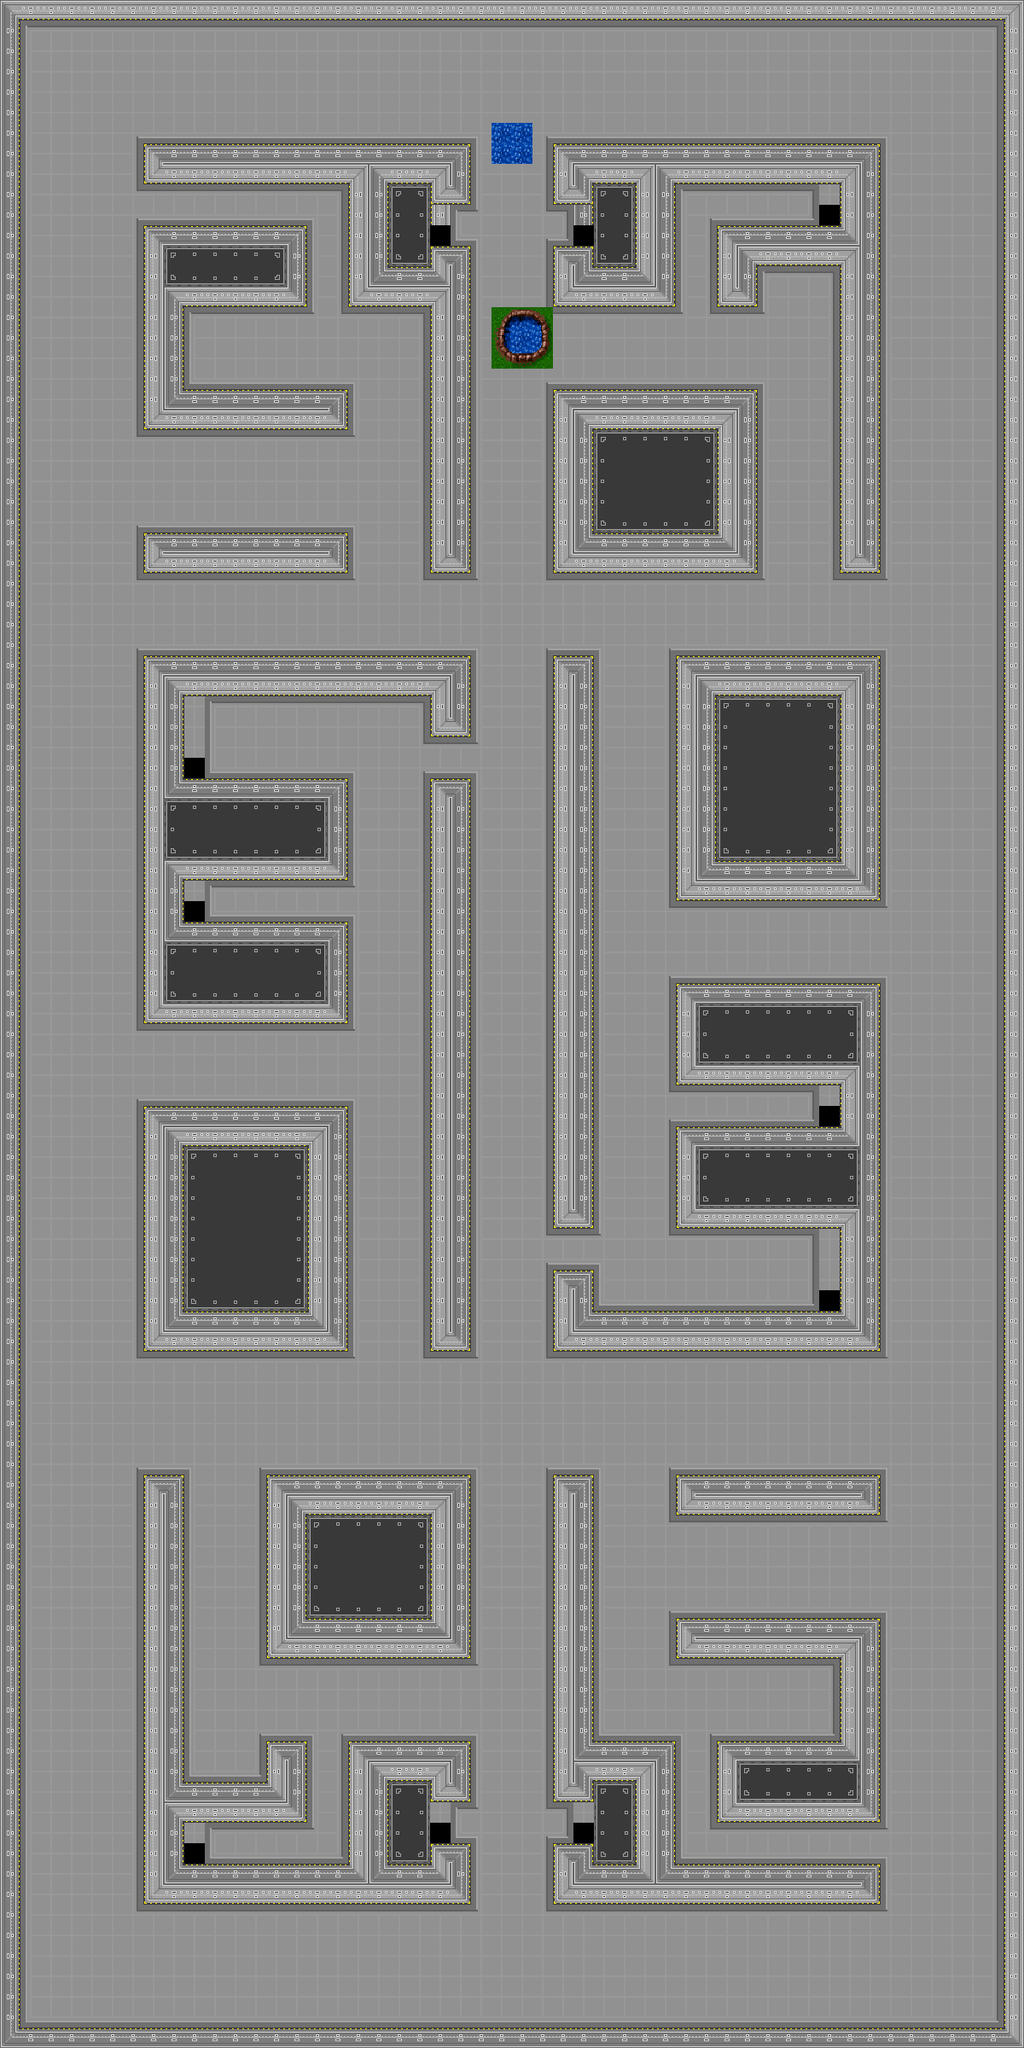

Tiled map render using the project's own tile images. Description and the map definition, with tile-layer contents summarised, below:
An orthogonal 50x100 tile map with 24x24 px tiles, 2 tile layers (base, animation), 3 tilesets and 4 objects (Hans).

<map version="1.0" orientation="orthogonal" renderorder="right-down" width="50" height="100" tilewidth="24" tileheight="24" nextobjectid="9">
 <tileset firstgid="1" name="iron_tileset" tilewidth="24" tileheight="24" tilecount="108" columns="6">
  <image source="iron_tileset.png" width="144" height="432" />
  <tile id="0">
   <properties>
    <property name="blocked" value="true" />
   </properties>
  </tile>
  <tile id="1">
   <properties>
    <property name="blocked" value="true" />
   </properties>
  </tile>
  <tile id="2">
   <properties>
    <property name="blocked" value="true" />
   </properties>
  </tile>
  <tile id="3">
   <properties>
    <property name="blocked" value="true" />
   </properties>
  </tile>
  <tile id="4">
   <properties>
    <property name="blocked" value="true" />
   </properties>
  </tile>
  <tile id="5">
   <properties>
    <property name="blocked" value="true" />
   </properties>
  </tile>
  <tile id="6">
   <properties>
    <property name="blocked" value="true" />
   </properties>
  </tile>
  <tile id="7">
   <properties>
    <property name="blocked" value="true" />
   </properties>
  </tile>
  <tile id="8">
   <properties>
    <property name="blocked" value="true" />
   </properties>
  </tile>
  <tile id="9">
   <properties>
    <property name="blocked" value="true" />
   </properties>
  </tile>
  <tile id="10">
   <properties>
    <property name="blocked" value="true" />
   </properties>
  </tile>
  <tile id="11">
   <properties>
    <property name="blocked" value="true" />
   </properties>
  </tile>
  <tile id="12">
   <properties>
    <property name="blocked" value="true" />
   </properties>
  </tile>
  <tile id="13">
   <properties>
    <property name="blocked" value="true" />
   </properties>
  </tile>
  <tile id="14">
   <properties>
    <property name="blocked" value="true" />
   </properties>
  </tile>
  <tile id="15">
   <properties>
    <property name="blocked" value="true" />
   </properties>
  </tile>
  <tile id="16">
   <properties>
    <property name="blocked" value="true" />
   </properties>
  </tile>
  <tile id="17">
   <properties>
    <property name="blocked" value="true" />
   </properties>
  </tile>
  <tile id="18">
   <properties>
    <property name="blocked" value="true" />
   </properties>
  </tile>
  <tile id="19">
   <properties>
    <property name="blocked" value="true" />
   </properties>
  </tile>
  <tile id="20">
   <properties>
    <property name="blocked" value="true" />
   </properties>
  </tile>
  <tile id="21">
   <properties>
    <property name="blocked" value="true" />
   </properties>
  </tile>
  <tile id="22">
   <properties>
    <property name="blocked" value="true" />
   </properties>
  </tile>
  <tile id="23">
   <properties>
    <property name="blocked" value="true" />
   </properties>
  </tile>
  <tile id="24">
   <properties>
    <property name="blocked" value="true" />
   </properties>
  </tile>
  <tile id="25">
   <properties>
    <property name="blocked" value="true" />
   </properties>
  </tile>
  <tile id="26">
   <properties>
    <property name="blocked" value="true" />
   </properties>
  </tile>
  <tile id="27">
   <properties>
    <property name="blocked" value="true" />
   </properties>
  </tile>
  <tile id="28">
   <properties>
    <property name="blocked" value="true" />
   </properties>
  </tile>
  <tile id="29">
   <properties>
    <property name="blocked" value="true" />
   </properties>
  </tile>
  <tile id="30">
   <properties>
    <property name="blocked" value="true" />
   </properties>
  </tile>
  <tile id="31">
   <properties>
    <property name="blocked" value="true" />
   </properties>
  </tile>
  <tile id="32">
   <properties>
    <property name="blocked" value="true" />
   </properties>
  </tile>
  <tile id="33">
   <properties>
    <property name="blocked" value="true" />
   </properties>
  </tile>
  <tile id="34">
   <properties>
    <property name="blocked" value="true" />
   </properties>
  </tile>
  <tile id="35">
   <properties>
    <property name="blocked" value="true" />
   </properties>
  </tile>
  <tile id="36">
   <properties>
    <property name="blocked" value="true" />
   </properties>
  </tile>
  <tile id="37">
   <properties>
    <property name="blocked" value="true" />
   </properties>
  </tile>
  <tile id="38">
   <properties>
    <property name="blocked" value="true" />
   </properties>
  </tile>
  <tile id="39">
   <properties>
    <property name="blocked" value="true" />
   </properties>
  </tile>
  <tile id="40">
   <properties>
    <property name="blocked" value="true" />
   </properties>
  </tile>
  <tile id="41">
   <properties>
    <property name="blocked" value="true" />
   </properties>
  </tile>
  <tile id="42">
   <properties>
    <property name="blocked" value="true" />
   </properties>
  </tile>
  <tile id="43">
   <properties>
    <property name="blocked" value="true" />
   </properties>
  </tile>
  <tile id="44">
   <properties>
    <property name="blocked" value="true" />
   </properties>
  </tile>
  <tile id="45">
   <properties>
    <property name="blocked" value="true" />
   </properties>
  </tile>
  <tile id="46">
   <properties>
    <property name="blocked" value="true" />
   </properties>
  </tile>
  <tile id="47">
   <properties>
    <property name="blocked" value="true" />
   </properties>
  </tile>
  <tile id="48">
   <properties>
    <property name="blocked" value="true" />
   </properties>
  </tile>
  <tile id="49">
   <properties>
    <property name="blocked" value="true" />
   </properties>
  </tile>
  <tile id="50">
   <properties>
    <property name="blocked" value="true" />
   </properties>
  </tile>
  <tile id="51">
   <properties>
    <property name="blocked" value="true" />
   </properties>
  </tile>
  <tile id="52">
   <properties>
    <property name="blocked" value="true" />
   </properties>
  </tile>
  <tile id="53">
   <properties>
    <property name="blocked" value="true" />
   </properties>
  </tile>
  <tile id="54">
   <properties>
    <property name="blocked" value="true" />
   </properties>
  </tile>
  <tile id="55">
   <properties>
    <property name="blocked" value="true" />
   </properties>
  </tile>
  <tile id="56">
   <properties>
    <property name="blocked" value="true" />
   </properties>
  </tile>
  <tile id="57">
   <properties>
    <property name="blocked" value="true" />
   </properties>
  </tile>
  <tile id="58">
   <properties>
    <property name="blocked" value="true" />
   </properties>
  </tile>
  <tile id="59">
   <properties>
    <property name="blocked" value="true" />
   </properties>
  </tile>
  <tile id="60">
   <properties>
    <property name="blocked" value="true" />
   </properties>
  </tile>
  <tile id="61">
   <properties>
    <property name="blocked" value="true" />
   </properties>
  </tile>
  <tile id="62">
   <properties>
    <property name="blocked" value="true" />
   </properties>
  </tile>
  <tile id="63">
   <properties>
    <property name="blocked" value="true" />
   </properties>
  </tile>
  <tile id="64">
   <properties>
    <property name="blocked" value="true" />
   </properties>
  </tile>
  <tile id="65">
   <properties>
    <property name="blocked" value="true" />
   </properties>
  </tile>
  <tile id="71">
   <properties>
    <property name="blocked" value="true" />
   </properties>
  </tile>
  <tile id="77">
   <properties>
    <property name="blocked" value="true" />
   </properties>
  </tile>
  <tile id="83">
   <properties>
    <property name="blocked" value="true" />
   </properties>
  </tile>
  <tile id="84">
   <properties>
    <property name="blocked" value="true" />
   </properties>
  </tile>
  <tile id="85">
   <properties>
    <property name="blocked" value="true" />
   </properties>
  </tile>
  <tile id="86">
   <properties>
    <property name="blocked" value="true" />
   </properties>
  </tile>
  <tile id="87">
   <properties>
    <property name="blocked" value="true" />
   </properties>
  </tile>
  <tile id="88">
   <properties>
    <property name="blocked" value="true" />
   </properties>
  </tile>
  <tile id="89">
   <properties>
    <property name="blocked" value="true" />
   </properties>
  </tile>
  <tile id="90">
   <properties>
    <property name="blocked" value="true" />
   </properties>
  </tile>
  <tile id="91">
   <properties>
    <property name="blocked" value="true" />
   </properties>
  </tile>
  <tile id="92">
   <properties>
    <property name="blocked" value="true" />
   </properties>
  </tile>
  <tile id="93">
   <properties>
    <property name="blocked" value="true" />
   </properties>
  </tile>
  <tile id="94">
   <properties>
    <property name="blocked" value="true" />
   </properties>
  </tile>
  <tile id="95">
   <properties>
    <property name="blocked" value="true" />
   </properties>
  </tile>
  <tile id="96">
   <properties>
    <property name="blocked" value="true" />
   </properties>
  </tile>
  <tile id="97">
   <properties>
    <property name="blocked" value="true" />
   </properties>
  </tile>
  <tile id="98">
   <properties>
    <property name="blocked" value="true" />
   </properties>
  </tile>
  <tile id="99">
   <properties>
    <property name="blocked" value="true" />
   </properties>
  </tile>
  <tile id="100">
   <properties>
    <property name="blocked" value="true" />
   </properties>
  </tile>
  <tile id="101">
   <properties>
    <property name="blocked" value="true" />
   </properties>
  </tile>
  <tile id="102">
   <properties>
    <property name="blocked" value="true" />
   </properties>
  </tile>
  <tile id="103">
   <properties>
    <property name="blocked" value="true" />
   </properties>
  </tile>
  <tile id="104">
   <properties>
    <property name="blocked" value="true" />
   </properties>
  </tile>
  <tile id="105">
   <properties>
    <property name="blocked" value="true" />
   </properties>
  </tile>
  <tile id="106">
   <properties>
    <property name="blocked" value="true" />
   </properties>
  </tile>
  <tile id="107">
   <properties>
    <property name="blocked" value="true" />
   </properties>
  </tile>
 </tileset>
 <tileset firstgid="109" source="animationtest.tsx" />
 <tileset firstgid="184" source="paddedanimation.tsx" />
 <layer name="base" width="50" height="100">
  <data>[5000 cells, 4990 non-empty, 35 distinct tile ids]</data>
 </layer>
 <layer name="animation" width="50" height="100">
  <data>[5000 cells, 9 non-empty, 9 distinct tile ids]</data>
 </layer>
 <objectgroup name="test">
  <object id="4" name="Hans" gid="72" x="240" y="96" width="24" height="24">
   <properties>
    <property name="entity_type" value="ball" />
   </properties>
  </object>
  <object id="6" gid="72" x="288" y="96" width="24" height="24">
   <properties>
    <property name="entity_type" value="box" />
   </properties>
  </object>
  <object id="7" gid="72" x="336" y="96" width="24" height="24">
   <properties>
    <property name="entity_type" value="ball" />
   </properties>
  </object>
  <object id="8" x="429" y="61">
   <properties>
    <property name="entity_type" value="path" />
    <property name="path" value="pfad" />
   </properties>
   <polyline points="0,0 146,0 134,41 -9,44 -25,5" />
  </object>
 </objectgroup>
</map>
